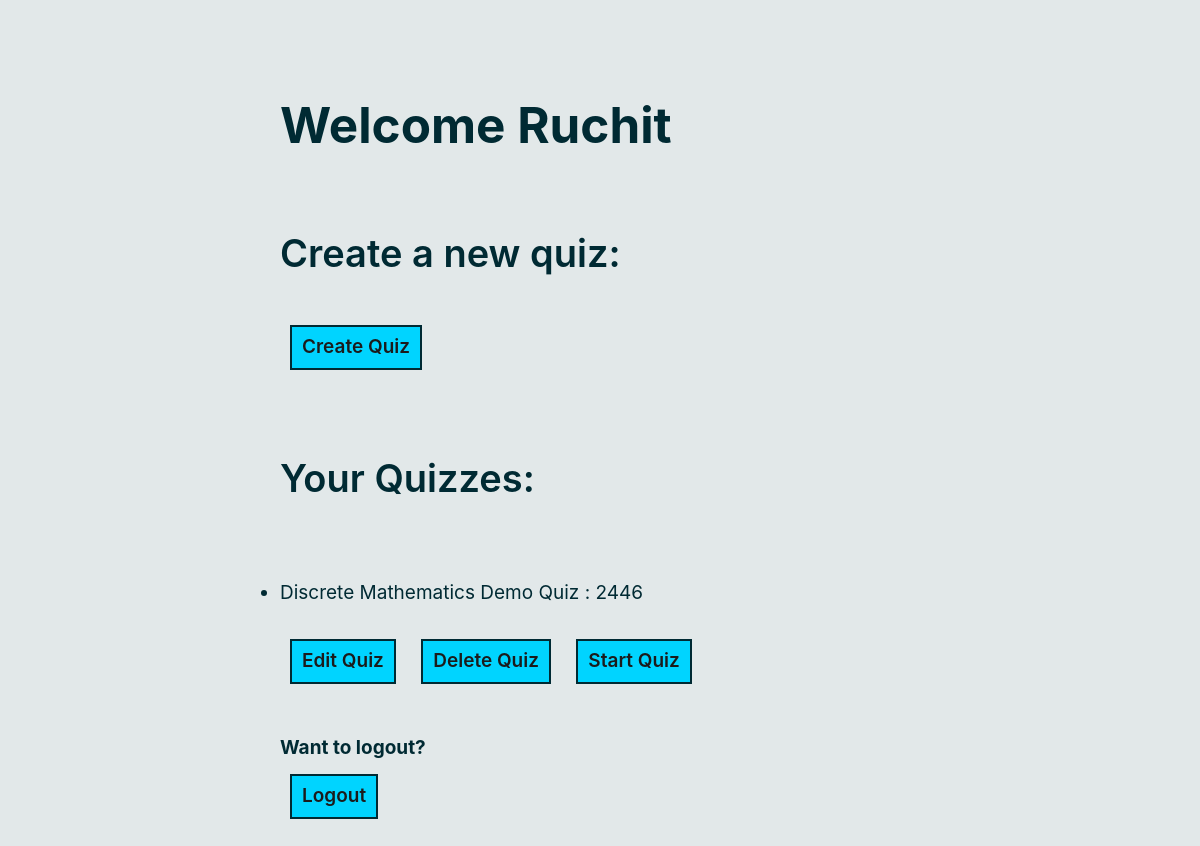
The page /admin_dashboard (signed in) on the database its author committed.
### tables this page shows
CREATE TABLE Admins(
    admin_id INTEGER PRIMARY KEY AUTOINCREMENT,
    username TEXT UNIQUE NOT NULL,
    email_id UNIQUE NOT NULL,
    password TEXT NOT NULL
);

CREATE TABLE Quizzes(
    quiz_id INTEGER PRIMARY KEY NOT NULL,
    quiz_name TEXT NOT NULL,
    admin_id INTEGER,
    start_time TIMESTAMP,
    appr_num INTEGER,
    FOREIGN KEY (admin_id) REFERENCES Admins (admin_id) ON DELETE CASCADE
);

### quiz_app/interface.py (the view)
@bp.route('/admin_dashboard', methods=('GET', 'POST'))
@admin_login_required
def admin_dashboard():
    Quizzes = get_db().execute(
        'SELECT * FROM Quizzes WHERE admin_id = ?', (g.admin['admin_id'],)
    ).fetchall()
    return render_template('admin_dashboard.html', Quizzes=Quizzes)

### quiz_app/auth.py (called while the page is built)
@bp.before_app_request
def load_logged_in_user():
    user_id = session.get('user_id')
    admin_id = session.get('admin_id')
    if admin_id is None:
        g.admin = None
    else:
        g.admin = get_db().execute(
            'SELECT * FROM Admins WHERE admin_id = ?', (admin_id,)
        ).fetchone()
    if user_id is None:
        g.user = None
    else:
        g.user = get_db().execute(
            'SELECT * FROM Users WHERE id = ?', (user_id,)
        ).fetchone()

def admin_login_required(view):
    @functools.wraps(view)
    def wrapped_view(**kwargs):
        if g.admin is None:
            return redirect(url_for('auth.login_admin'))
        return view(**kwargs)
    return wrapped_view

### quiz_app/db.py (called while the page is built)
def get_db():
    if 'db' not in g:
        g.db = sqlite3.connect(
            current_app.config['DATABASE'],
            detect_types=sqlite3.PARSE_DECLTYPES
        )
        g.db.row_factory = sqlite3.Row
    return g.db

### templates/admin_dashboard.html (shortened to what this page needs)
{% extends 'base.html' %}
    {% block content %}
    <h1>Welcome {{g.admin['username']}}</h1>
    <h2>Create a new quiz:</h2>
    <a href="{{url_for('quiz.create')}}" type="button" class="btn btn-outline-success">Create Quiz</a>
    <h2>Your Quizzes:</h2>
    <div class="your_quizzes">
        <ul>
            {% for quiz in Quizzes %}
                {% if quiz['admin_id'] == g.admin['admin_id'] %}
                    <li>{{quiz['quiz_name']}} : {{quiz['quiz_id']}}</li>
                    <a href="{{url_for('quiz.add_questions',quiz_id=quiz['quiz_id'])}}" type="button" class="btn btn-outline-success">Edit Quiz</a>
                    <a href="{{url_for('quiz.delete_quiz',quiz_id=quiz['quiz_id'])}}" type="button" class="btn btn-outline-danger">Delete Quiz</a>
                    <a href="{{url_for('approve.appr_num',quiz_id=quiz['quiz_id'])}}" type="button" class="btn btn-outline-primary">Start Quiz</a>
                {% endif %}
            {% endfor %}
        </ul>
    </div>
    <h4>Want to logout?</h4>
    <a href="{{url_for('auth.logout')}}" type="button" class="btn btn-outline-danger" style="bottom: 20px;">Logout</a>
    {% endblock %}

### rows shown on the page
Admins: admin.username "Ruchit"
Quizzes: quiz_name "Discrete Mathematics Demo Quiz", quiz_id "2446"
